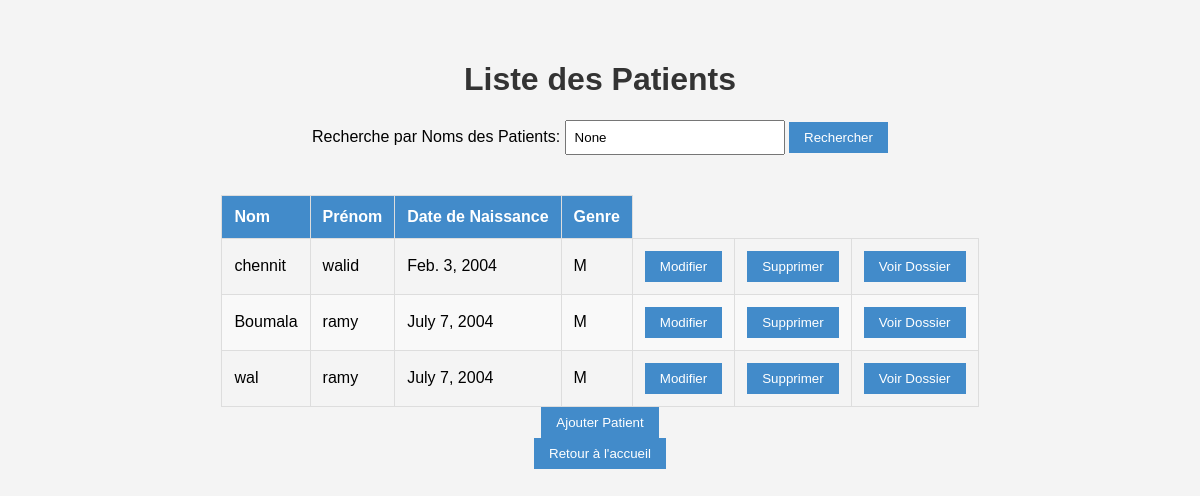
Before: /liste_patients/ with the older database file.
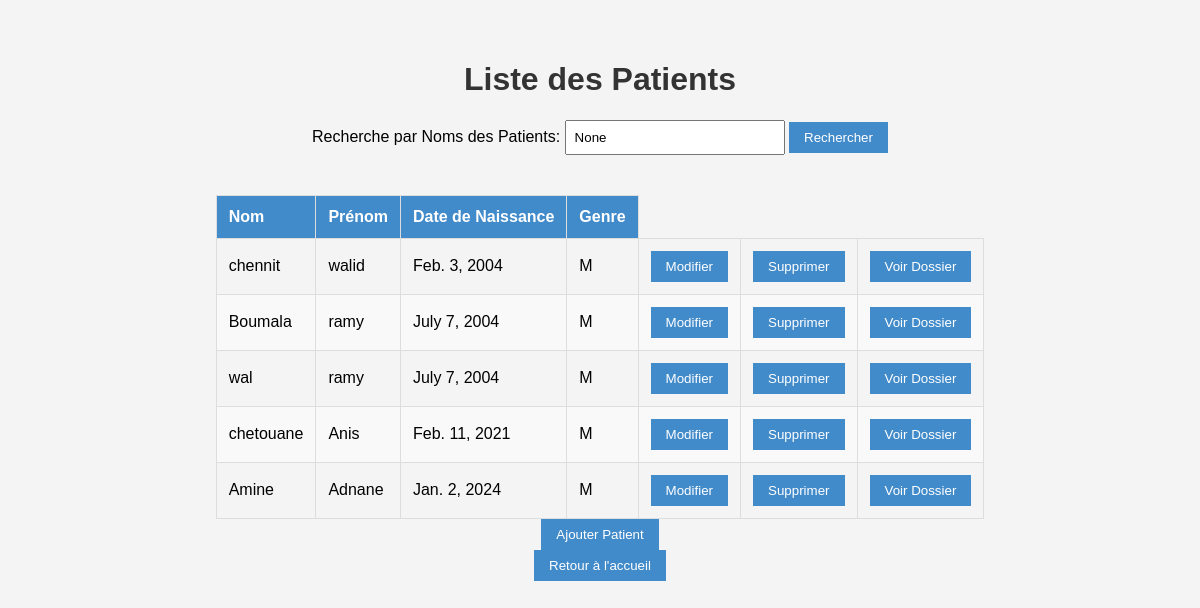
After: the same page with the newer database file.
### app1/models.py (models this page shows, shortened)
class Patient(models.Model) :
    Num_P = models.AutoField(primary_key=True)
    Nom_P = models.CharField(max_length = 50)
    Prenom_P = models.CharField(max_length = 50)
    DateNaissance = models.DateField()
    Telephone_P = models.CharField(max_length = 10, help_text = 'Entrez un numero de telephone valable svp')
    Adresse_P = models.CharField(max_length = 50)
    choix_genre = [
        ('M', 'Masculin'),
        ('F', 'Feminin'),
    ]
    Genre = models.CharField(max_length = 1,choices = choix_genre)

### app1/views.py (the view)
# urls.py: path('liste_patients/',liste_patients, name ='liste_patients'),
def liste_patients(request):
    query = request.GET.get('q')
    patients = Patient.objects.all()
    if query:
        patients = patients.filter(Nom_P__icontains=query)
    return render(request, 'liste_patients.html', {'patients': patients, 'query': query})

### app1/templates/liste_patients.html (shortened to what this page needs)
<!DOCTYPE html>
{% load static %}
<html lang="en">
<head>
    <link href="{% static 'css/styleListPatient.css' %}" rel="stylesheet" />
</head>
<body>
<h1>Liste des Patients</h1>
<form method="get" action="{% url 'liste_patients' %}">
    <label for="search">Recherche par Noms des Patients:</label>
    <input type="text" id="search" name="q" placeholder="Entrez un nom" value="{{ query }}">
    <button type="submit">Rechercher</button>
</form>
<div class="table-wrapper">
<table class="fl-table">
    <thead>
        <tr>
            <th>Nom</th>
            <th>Prénom</th>
            <th>Date de Naissance</th>
            <th>Genre</th>
        </tr>
    </thead>
    <tbody>
        {% for patient in patients %}
            <tr>
                <td>{{ patient.Nom_P }}</td>
                <td>{{ patient.Prenom_P }}</td>
                <td>{{ patient.DateNaissance }}</td>
                <td>{{ patient.Genre }}</td>
                <td>
                    <a href="{% url 'prefill_patient' pk=patient.Num_P %}"><button>Modifier</button></a>
                </td>
                <td>
                    <a href="{% url 'supprimer_patient' pk=patient.Num_P %}"><button>Supprimer</button></a>
                </td>
                <td>
                    <a href="{% url 'Dossier_medical' patient_id=patient.Num_P %}"><button>Voir Dossier</button></a>
                </td>
            </tr>
        {% endfor %}
    </tbody>
</table>
</div>
<a href="{% url 'ajouter_patient' %}"><button>Ajouter Patient</button></a>
<a href="{% url 'Home' %}"><button>Retour à l'accueil</button></a>
</body>
</html>

Changed rows visible on the page:
added Patient: Nom_P "chetouane", Prenom_P "Anis", DateNaissance "Feb. 11, 2021", Genre "M"
added Patient: Nom_P "Amine", Prenom_P "Adnane", DateNaissance "Jan. 2, 2024", Genre "M"
